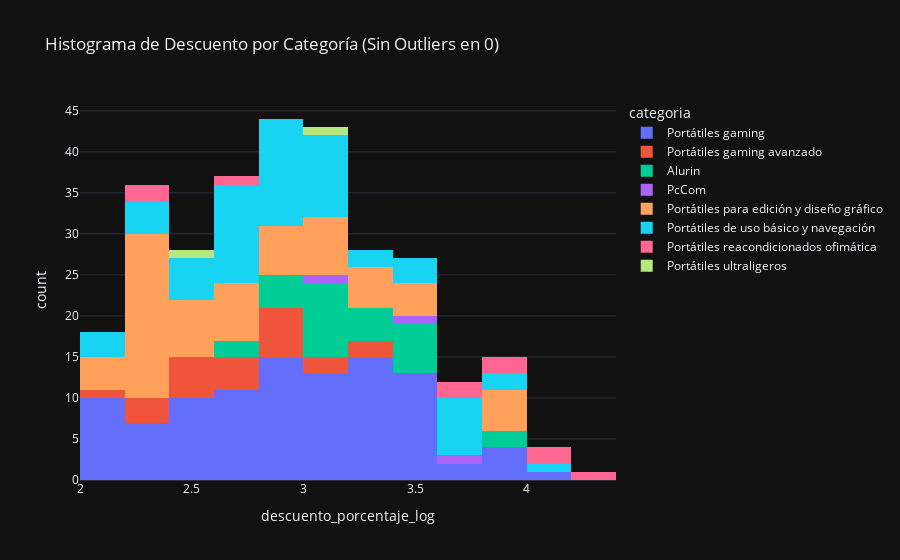

Notebook source saved alongside this figure:
### Code cell
df_filtrado1 = df_merged[df_merged["descuento_porcentaje_log"] > 0]


fig = px.histogram(
    data_frame=df_filtrado1,
    x="descuento_porcentaje_log",
    color="categoria",
    title="Histograma de Descuento por Categoría (Sin Outliers en 0)",
    template="plotly_dark"
)

fig.show()

### Figure 1 — Plotly figure (JSON) as saved in the notebook; plotly's stock layout.template omitted (floating-point values rounded to 4 significant figures)
{"data": [{"alignmentgroup": "True", "bingroup": "x", "hovertemplate": "categoria=Portátiles gaming<br>descuento_porcentaje_log=%{x}<br>count=%{y}<extra></extra>", "legendgroup": "Portátiles gaming", "marker": {"color": "#636efa", "pattern": {"shape": ""}}, "name": "Portátiles gaming", "offsetgroup": "Portátiles gaming", "orientation": "v", "showlegend": true, "type": "histogram", "x": [3.459, 3.536, 3.417, 2.727, 2.833, 2.758, 3.287, 3.162, 3.524, 2.18, 2.119, 2.811, 2.272, 2.845, 3.029, 2.773, 3.301, 2.093, 2.194, 3.258, 2.951, 3.28, 2.717, 3.294, 3.015, 2.97, 3.297, 3.2, 3.088, 3.22, 2.545, 3.011, 2.285, 2.541, 3.284, 2.478, 2.399, 3.084, 2.495, 2.098, 2.919, 3.388, 2.366, 3.47, 2.131, 2.872, 2.802, 3.095, 3.011, 2.495, 3.551, 2.266, 4.011, 2.663, 2.604, 2.187, 3.499, 2.182, 2.738, 3.079, 2.872, 2.74, 3.933, 3.557, 2.971, 2.163, 3.387, 2.53, 2.442, 2.872, 2.984, 3.932, 2.99, 3.39, 3.468, 2.701, 3.509, 2.872, 2.399, 3.435, 3.482, 3.028, 2.721, 2.955, 3.742, 2.261, 3.2, 3.211, 2.589, 2.533, 2.039, 3.771, 3.074, 3.522, 3.807, 3.365, 3.326, 2.547, 3.082, 3.875, 2.603], "xaxis": "x", "yaxis": "y"}, {"alignmentgroup": "True", "bingroup": "x", "hovertemplate": "categoria=Portátiles gaming avanzado<br>descuento_porcentaje_log=%{x}<br>count=%{y}<extra></extra>", "legendgroup": "Portátiles gaming avanzado", "marker": {"color": "#EF553B", "pattern": {"shape": ""}}, "name": "Portátiles gaming avanzado", "offsetgroup": "Portátiles gaming avanzado", "orientation": "v", "showlegend": true, "type": "histogram", "x": [2.603, 3.209, 2.717, 2.585, 2.807, 2.469, 2.687, 2.576, 2.898, 2.376, 2.872, 2.39, 2.999, 3.258, 3.084, 2.945, 2.565, 3.173, 2.582, 2.891, 2.747, 2.084, 2.354], "xaxis": "x", "yaxis": "y"}, {"alignmentgroup": "True", "bingroup": "x", "hovertemplate": "categoria=Alurin<br>descuento_porcentaje_log=%{x}<br>count=%{y}<extra></extra>", "legendgroup": "Alurin", "marker": {"color": "#00cc96", "pattern": {"shape": ""}}, "name": "Alurin", "offsetgroup": "Alurin", "orientation": "v", "showlegend": true, "type": "histogram", "x": [3.208, 3.489, 3.172, 2.94, 3.276, 3.138, 3.115, 3.489, 3.489, 3.489, 2.727, 3.121, 2.946, 3.833, 3.186, 3.224, 3.016, 3.03, 3.06, 2.909, 2.784, 3.467, 3.342, 3.585, 3.2, 2.984, 3.88], "xaxis": "x", "yaxis": "y"}, {"alignmentgroup": "True", "bingroup": "x", "hovertemplate": "categoria=PcCom<br>descuento_porcentaje_log=%{x}<br>count=%{y}<extra></extra>", "legendgroup": "PcCom", "marker": {"color": "#ab63fa", "pattern": {"shape": ""}}, "name": "PcCom", "offsetgroup": "PcCom", "orientation": "v", "showlegend": true, "type": "histogram", "x": [3.165, 3.514, 3.641], "xaxis": "x", "yaxis": "y"}, {"alignmentgroup": "True", "bingroup": "x", "hovertemplate": "categoria=Portátiles para edición y diseño gráfico<br>descuento_porcentaje_log=%{x}<br>count=%{y}<extra></extra>", "legendgroup": "Portátiles para edición y diseño gráfico", "marker": {"color": "#FFA15A", "pattern": {"shape": ""}}, "name": "Portátiles para edición y diseño gráfico", "offsetgroup": "Portátiles para edición y diseño gráfico", "orientation": "v", "showlegend": true, "type": "histogram", "x": [3.423, 3.559, 2.844, 2.18, 2.825, 2.252, 2.339, 2.252, 3.879, 3.879, 3.924, 3.873, 3.873, 2.044, 2.312, 2.358, 2.269, 2.329, 2.329, 2.235, 2.39, 2.269, 2.266, 2.235, 3.06, 3.06, 2.282, 3.548, 3.018, 3.018, 3.018, 2.313, 3.397, 3.397, 3.397, 2.826, 3.36, 3.462, 3.056, 2.686, 2.78, 2.964, 2.684, 2.684, 3.285, 2.466, 2.495, 2.466, 2.466, 2.466, 2.313, 2.684, 2.064, 3.081, 2.245, 2.064, 2.313, 2.51, 2.249, 2.313, 2.999, 2.764, 2.556, 2.884, 2.603], "xaxis": "x", "yaxis": "y"}, {"alignmentgroup": "True", "bingroup": "x", "hovertemplate": "categoria=Portátiles de uso básico y navegación<br>descuento_porcentaje_log=%{x}<br>count=%{y}<extra></extra>", "legendgroup": "Portátiles de uso básico y navegación", "marker": {"color": "#19d3f3", "pattern": {"shape": ""}}, "name": "Portátiles de uso básico y navegación", "offsetgroup": "Portátiles de uso básico y navegación", "orientation": "v", "showlegend": true, "type": "histogram", "x": [2.39, 2.599, 2.778, 2.737, 2.26, 2.948, 2.39, 2.11, 3.504, 2.859, 3.074, 2.699, 3.613, 3.716, 2.873, 2.653, 3.019, 3.118, 2.664, 3.515, 2.467, 2.963, 2.141, 2.749, 3.652, 3.715, 3.989, 2.462, 2.803, 3.348, 2.978, 3.629, 3.009, 3.537, 2.621, 3.341, 2.605, 3.133, 2.556, 2.597, 2.968, 2.715, 3.77, 2.827, 3.932, 2.849, 2.9, 2.037, 2.96, 3.045, 3.119, 4.111, 3.714, 2.786, 2.983, 3.182, 2.398, 2.818, 2.747, 3.11, 3.18, 2.62], "xaxis": "x", "yaxis": "y"}, {"alignmentgroup": "True", "bingroup": "x", "hovertemplate": "categoria=Portátiles reacondicionados ofimática<br>descuento_porcentaje_log=%{x}<br>count=%{y}<extra></extra>", "legendgroup": "Portátiles reacondicionados ofimática", "marker": {"color": "#FF6692", "pattern": {"shape": ""}}, "name": "Portátiles reacondicionados ofimática", "offsetgroup": "Portátiles reacondicionados ofimática", "orientation": "v", "showlegend": true, "type": "histogram", "x": [2.207, 3.981, 3.728, 3.726, 2.775, 3.901, 4.236, 4.048, 4.077, 2.385], "xaxis": "x", "yaxis": "y"}, {"alignmentgroup": "True", "bingroup": "x", "hovertemplate": "categoria=Portátiles ultraligeros<br>descuento_porcentaje_log=%{x}<br>count=%{y}<extra></extra>", "legendgroup": "Portátiles ultraligeros", "marker": {"color": "#B6E880", "pattern": {"shape": ""}}, "name": "Portátiles ultraligeros", "offsetgroup": "Portátiles ultraligeros", "orientation": "v", "showlegend": true, "type": "histogram", "x": [2.435, 3.051], "xaxis": "x", "yaxis": "y"}], "layout": {"barmode": "relative", "legend": {"title": {"text": "categoria"}, "tracegroupgap": 0}, "title": {"text": "Histograma de Descuento por Categoría (Sin Outliers en 0)"}, "xaxis": {"anchor": "y", "domain": [0, 1], "title": {"text": "descuento_porcentaje_log"}}, "yaxis": {"anchor": "x", "domain": [0, 1], "title": {"text": "count"}}}}
